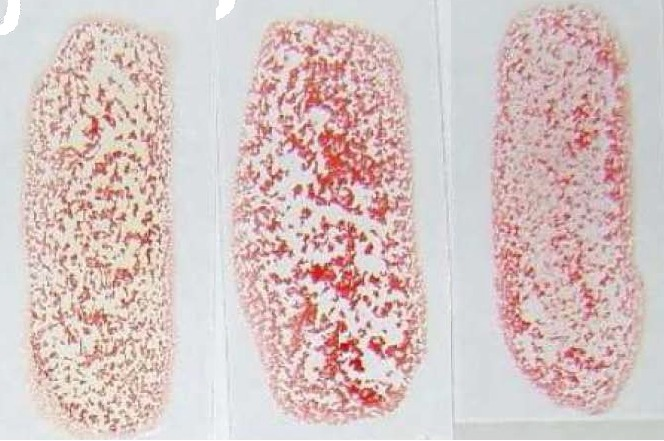
#> input picture input_images/AB.jpeg, 664 x 441 px, found by its file name
$ python blood_group_detection_code.py
#> lines starting #> are read from the running program, lines starting #| are printed output that depends on the picture; after the words box and inside, x2 and y2 are one past the last pixel; in counts of white or black regions, pixels touching at a corner belong together
import numpy as np
from PIL import Image
import cv2
img2 = cv2.imread("input_images\AB.jpeg")
#> img2 is the input picture: shape (441, 664, 3); mean B, G, R 194.5, 196.1, 214.5
#display input slide
cv2.imshow('slide',img2)
cv2.waitKey(0)
#color plane extraction (green plane extraction)
green_channel = img2[:,:,1]
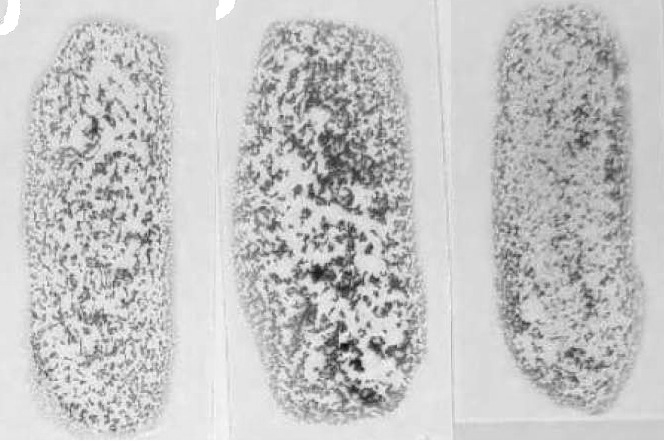
#> green_channel: shape (441, 664); min 6, max 255, mean 196.1
#binary conversion
ret, thresh1 = cv2.threshold(green_channel,120,255,cv2.THRESH_BINARY)
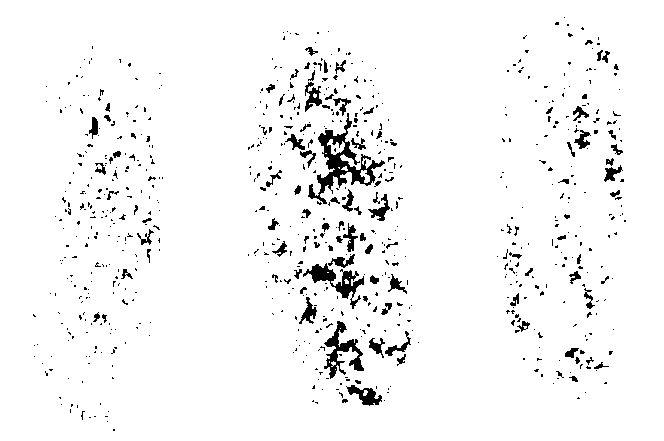
#> thresh1: shape (441, 664); 95.8% white; 726 black regions (624 under 20 px), largest, box (x1, y1, x2, y2) and area: (308, 113, 385, 204) 1693, (303, 263, 364, 309) 829, (324, 321, 364, 379) 800
#inversion
im_ivt= cv2.bitwise_not(thresh1)
cv2.imwrite('inverted.jpg',im_ivt)
im = cv2.imread("inverted.jpg")
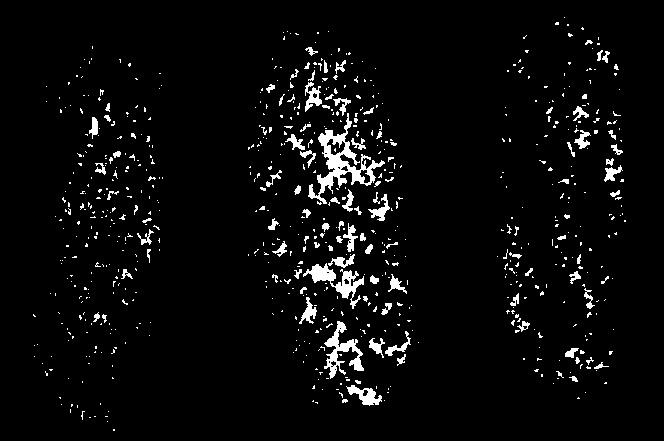
#> im: shape (441, 664, 3); min 0, max 255, mean 10.7
#column-wise split - group A, group B, group Rh
height, width, channels = im.shape
#> height = 441; width = 664; channels = 3
width_cutoff = width // 3
#> width_cutoff = 221
sA = im[:,:width_cutoff]
sB = im[:,width_cutoff+1:2*width_cutoff]
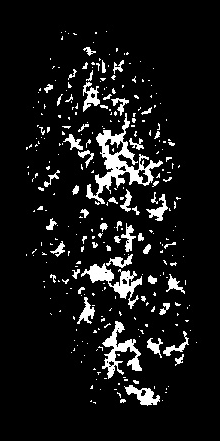
#> sB: shape (441, 220, 3); min 0, max 255, mean 22
sRh = im[:,int(2*width_cutoff)+1:]
#canny edge detection
eA = cv2.Canny(sA,30,300)
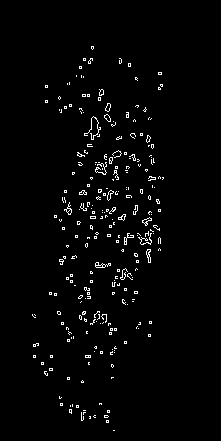
#> eA: shape (441, 221); 2.2% white in thin lines or dots, all inside (x1, y1, x2, y2) = (32, 46, 164, 431)
eB = cv2.Canny(sB,30,300)
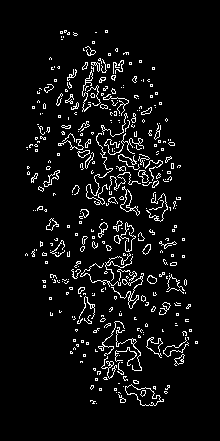
#> eB: shape (441, 220); 5.8% white in thin lines or dots, all inside (x1, y1, x2, y2) = (25, 30, 198, 406)
eRh = cv2.Canny(sRh,30,300)
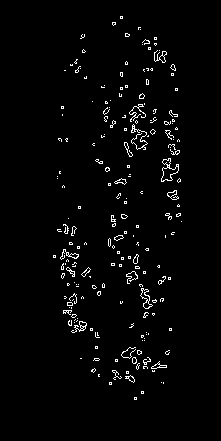
#> eRh: shape (441, 221); 2.4% white in thin lines or dots, all inside (x1, y1, x2, y2) = (53, 16, 182, 400)
cv2.imshow('canny edges A',eA)
cv2.imshow('canny edges B',eB)
cv2.imshow('canny edges Rh',eRh)
cv2.waitKey(0)
#counting objects (closed edges which can represent agglutinated clump)
cA, hierarchy = cv2.findContours(eA.copy(), cv2.RETR_EXTERNAL,
cv2.CHAIN_APPROX_NONE)
#> cA = 253 contours, 245 with area under 20; largest, box (x1, y1, x2, y2) and area: (95, 262, 111, 268) 36, (146, 249, 151, 263) 32, (142, 217, 152, 226) 30, (107, 190, 114, 201) 28, (104, 114, 111, 122) 27, (105, 103, 111, 112) 27, (64, 202, 72, 215) 26, (118, 214, 126, 221) 23
cB, hierarchy = cv2.findContours(eB.copy(), cv2.RETR_EXTERNAL,
cv2.CHAIN_APPROX_NONE)
#> cB = 355 contours, 327 with area under 20; largest, box (x1, y1, x2, y2) and area: (125, 384, 164, 406) 374, (120, 186, 140, 216) 148, (111, 273, 144, 309) 101, (43, 170, 60, 187) 80, (138, 170, 149, 183) 71
cRh, hierarchy = cv2.findContours(eRh.copy(), cv2.RETR_EXTERNAL,
cv2.CHAIN_APPROX_NONE)
#> cRh = 203 contours, 187 with area under 20; largest, box (x1, y1, x2, y2) and area: (161, 158, 179, 182) 190, (140, 288, 153, 309) 96, (71, 321, 87, 333) 50, (154, 50, 167, 63) 43, (151, 361, 167, 369) 41
nA=len(cA)
#> nA = 253
nB=len(cB)
#> nB = 355
nRh=len(cRh)
#> nRh = 203
print("The number of objects in the canny edges of A image:",str(nA))
#| The number of objects in the canny edges of A image: 253
print("The number of objects in the canny edges of B image:",str(nB))
#| The number of objects in the canny edges of B image: 355
print("The number of objects in the canny edges of Rh image:",str(nRh))
#| The number of objects in the canny edges of Rh image: 203
#blood group detection (considering 32 arbitrarily referring the research document)
nA=1 if nA>32 else 0
#> nA = 1
nB=1 if nB>32 else 0
#> nB = 1
nRh=1 if nRh>32 else 0
#> nRh = 1
if nA==1:
    if nB==1:
        if nRh==1:
            print("Blood Type: AB+")
        else:
            print("Blood Type:AB-")
    else:
        if nRh==1:
            print("Blood Type: A+")
        else:
            print("Blood Type:A-")
else:
    if nB==1:
        if nRh==1:
            print("Blood Type:B+")
        else:
            print("Blood Type:B-")
    else:
        if nRh==1:
            print("Blood Type:O+")
        else:
            print("Blood Type:O-")
